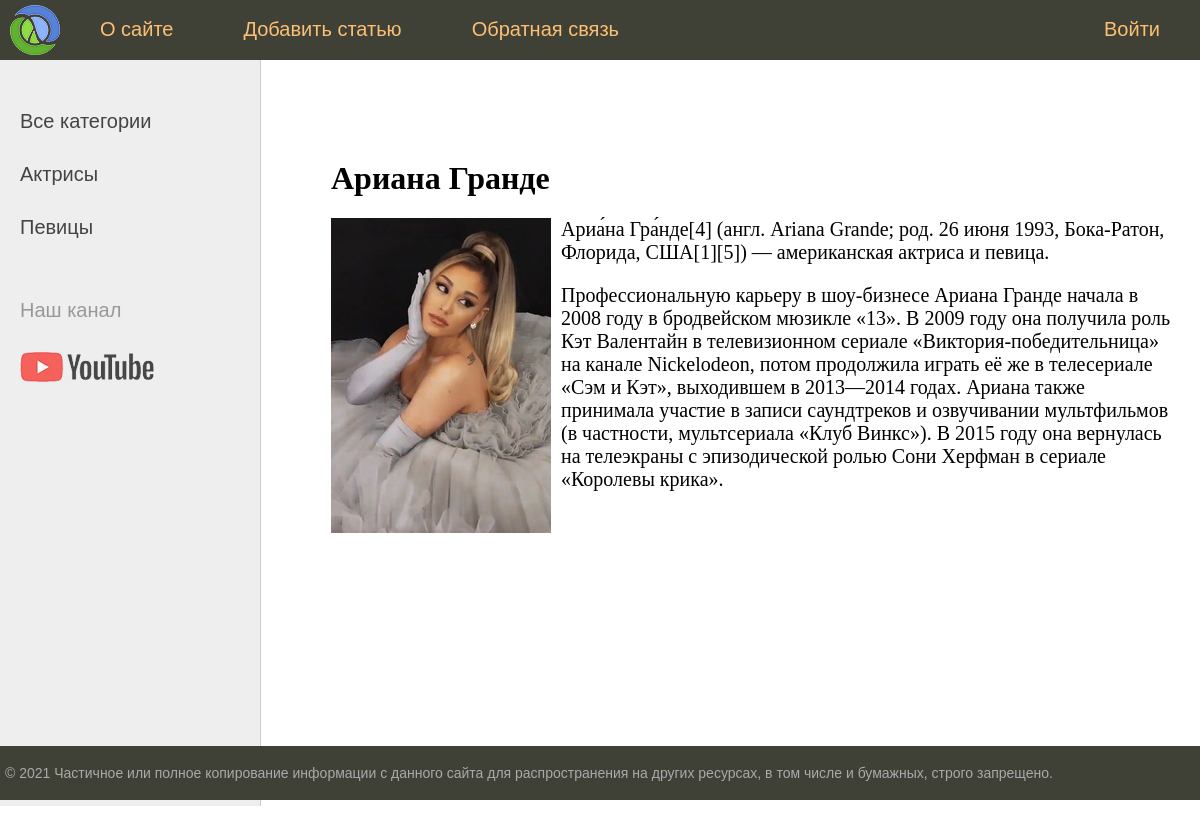
The app's page /post/ariana-grande/ with its own data.
### women/models.py (models this page shows, shortened)
class Category(models.Model):
    name = models.CharField(max_length=150, db_index=True, verbose_name="Название")
    slug = models.SlugField(max_length=255, unique=True, db_index=True, verbose_name="URL")
    def get_absolute_url(self):
        return reverse('category', kwargs={'cat_id': self.pk})
    class Meta:
        verbose_name = 'Категорию'
        verbose_name_plural = 'Категории'
        ordering = ['id']

class Women(models.Model):
    title = models.CharField(max_length=250, verbose_name="Заголовок")
    slug = models.SlugField(max_length=255, unique=True, db_index=True, verbose_name="URL")
    content = models.TextField(blank=True, verbose_name="Контент")
    photo = models.ImageField(upload_to="photos/%Y/%m/%d/", verbose_name="Фото")
    time_create = models.DateTimeField(auto_now_add=True, verbose_name="Дата создания")
    time_update = models.DateTimeField(auto_now=True, verbose_name="Дата обнавления")
    is_published = models.BooleanField(default=True, verbose_name="Опубликовано")
    cat = models.ForeignKey('Category', on_delete=models.PROTECT, verbose_name="Категория")
    class Meta:
        verbose_name = 'Известные Женщины'
        verbose_name_plural = 'Известные Женщины'
        ordering = ['time_create', 'title']

### women/views.py (the view)
# urls.py: path('post/<slug:post_slug>/', show_post, name='post'),
def show_post(request, post_slug):
    post = get_object_or_404(Women, slug=post_slug)
    context = {
        'post': post,
        'menu': menu,
        'title': post.title,
        'cat_selected': post.cat_id,
    }
    return render(request, 'women/post.html', context=context)

### women/templatetags/women_tags.py (called while the page is built)
@register.inclusion_tag('women/list_categories.html')
def show_categories():
    cats = Category.objects.all()
    return {"cats": cats}

### women/templates/women/post.html
{% extends 'women/base.html' %}
{% block content %}
<h1>{{post.title}}</h1>
{% if post.photo %}
<p><img class="img-article-left" src="{{post.photo.url}}"></p>
{% endif %}
{{post.content|linebreaks}}
{% endblock %}

### women/templates/women/list_categories.html
{% for c in cats %}
  {% if c.pk == cat_selected %}
    <li class="selected">{{c.name}}</li>
  {% else %}
    <li><a href="{{ c.get_absolute_url }}">{{c.name}}</a></li>
  {% endif %}
{% endfor %}

### women/static/women/css/styles.css (style rules this page uses)
html, body { font-family: 'Arial'; margin: 0; padding: 0; height: 100%; width: 100%; color: #444; }
a { color: #0059b2; text-decoration: none; }
img { max-width: 600px; height: auto; }
img.img-article-left { max-width: 300px; height: auto; float: left; padding: 0 10px 10px 0; }
.left-chapters ul li { margin: 30px 0 0 0; color: #999; }
.left-chapters ul li a { color: #444; text-decoration: none; }
.content-text h1 { font-size: 32px; }

### records on screen
Category: name "Актрисы"
Category: name "Певицы"
Women: title "Ариана Гранде", photo (picture), content "Ариа́на Гра́нде[4] (англ. Ariana Grande; род. 26 июня 1993, Бока-Ратон, Флорида, США[1][5]) — американская актриса и певица. Профессиональную карьеру в шоу-бизнесе Ариана Гранде начала в 2008 году в бродвейском мюзикле «13». В 2009 году она получила роль Кэт Валентайн в телевизионном сериале «Виктория-победительница» на канале Nickelodeon, потом продолжила играть её же в телесериале «Сэм и Кэт», выходившем в 2013—2014 годах. Ариана также принимала участие в записи саундтреков и озвучивании мультфильмов (в частности, мультсериала «Клуб Винкс»). В 2015 году она вернулась на телеэкраны с эпизодической ролью Сони Херфман в сериале «Королевы крика»."

### other values on screen
{{ m.title }} "О сайте" "Добавить статью" "Обратная связь"
{{ m.title }} "Войти"
